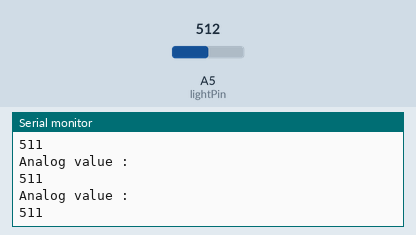
Simulated run of this sketch. Board: Arduino Uno, built with avr-gcc and run on an emulated ATmega328P. Shown: the last lines printed to the serial monitor. The test bench sets the inputs (shaded band); at power-on: A5 (lightPin) = 512.

Above: at 1.2 s.
1.3 s: A5 (lightPin) set to 716
At 1.69 s:
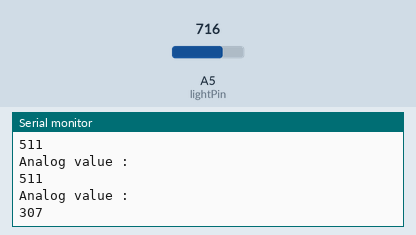
2.8 s: A5 (lightPin) set to 900
At 2.94 s:
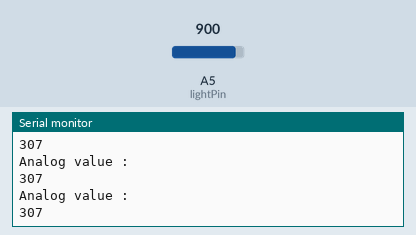
Timing chart, 0 to 5.8 s (numbered marks = the images above; inputs shaded):
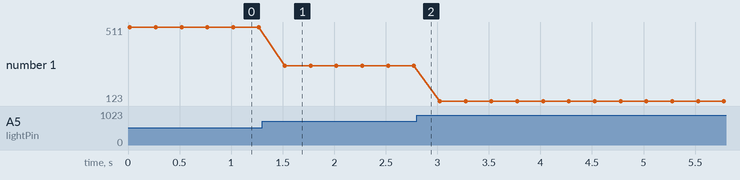

The sketch:

LightProject.ino
```cpp
int lightPin = 19;

void setup() {
  // put your setup code here, to run once:
   Serial.begin(9600);
}

void loop() {
  // put your main code here, to run repeatedly:
  int value = analogRead(lightPin);
  value = map(value, 0, 1023, 1023, 0);
  Serial.println("Analog value : ");
  Serial.println(value);
  delay(250);
}
```

Measured:
- after the input at 1.3 s, the serial monitor: prints a new line after 0.22 s (image 1)
- plotted number 1: 511 → 307 after the input at 1.3 s, 307 → 123 after the input at 2.8 s
